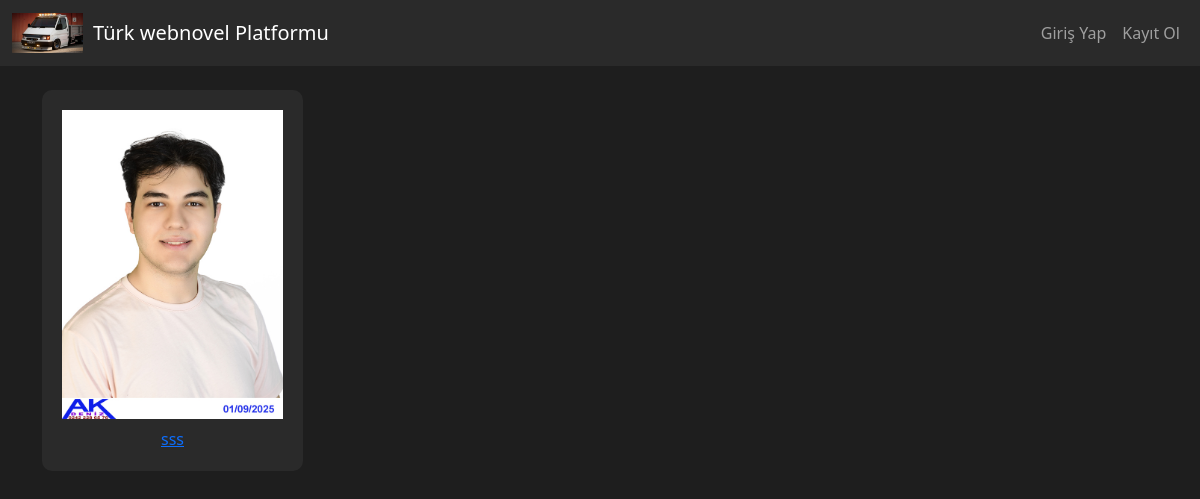
Before: / with the older database file.
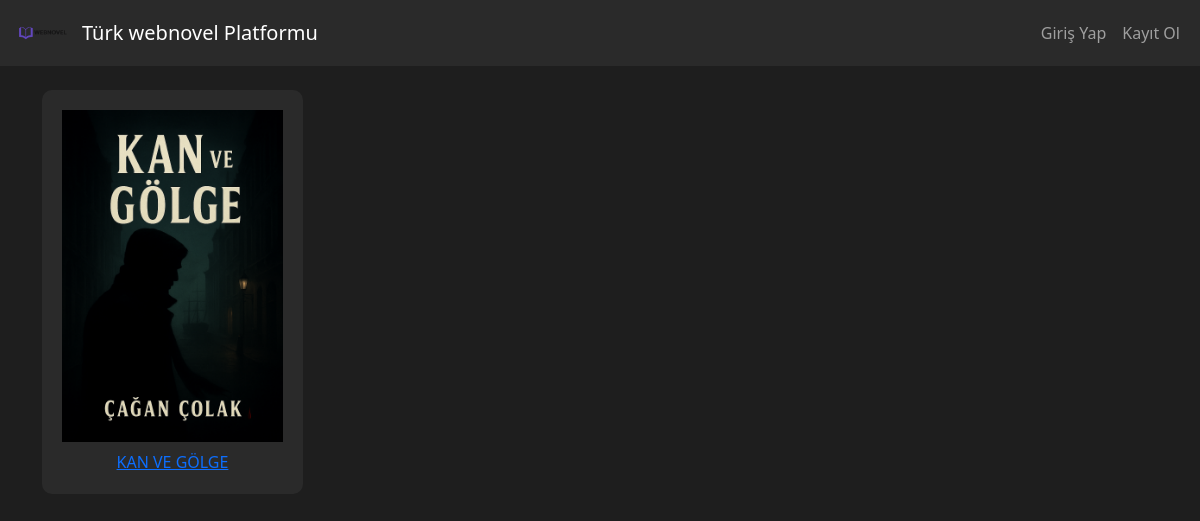
After: the same page with the newer database file.
### novel/models.py (models this page shows, shortened)
class SiteSetting(models.Model):
    site_name = models.CharField(max_length=100, default="Webnovel Platformu")
    logo = models.ImageField(upload_to="site/", blank=True, null=True)
    class Meta:
        verbose_name = "Site Ayarı"
        verbose_name_plural = "Site Ayarları"

class Novel(models.Model):
    title = models.CharField(max_length=200)
    cover = models.ImageField(upload_to="covers/")
    description = models.TextField()
    status = models.CharField(max_length=20, choices=[("Ongoing", "Ongoing"), ("Completed", "Completed")])
    rating = models.FloatField(default=0)
    categories = models.CharField(max_length=200, blank=True)

### novel/views.py (the view)
# urls.py: path("", nviews.index, name="index"),
def index(request):
    novels = Novel.objects.all()
    return render(request, "index.html", {"novels": novels})

### novel/context_processors.py (called while the page is built)
def site_settings(request):
    try:
        setting = SiteSetting.objects.first()
    except SiteSetting.DoesNotExist:
        setting = None
    return {"site_setting": setting}

### templates/index.html (shortened to what this page needs)
{% extends "base.html" %}
{% block content %}
<div class="row">
    {% for novel in novels %}
    <div class="col-md-3 col-sm-6">
        <div class="novel-card text-center">
            <a href="{% url 'novel_detail' novel.id %}">
                {% if novel.cover %}
                    <img src="{{ novel.cover.url }}" alt="{{ novel.title }}" class="img-fluid">
                {% else %}
                    <img src="https://via.placeholder.com/150x220?text=No+Cover" alt="Kapak Yok" class="img-fluid">
                {% endif %}
            </a>
            <div class="novel-title mt-2">
                <a href="{% url 'novel_detail' novel.id %}">{{ novel.title }}</a>
            </div>
        </div>
    </div>
    {% empty %}
        <p>Henüz roman eklenmedi.</p>
    {% endfor %}
</div>
{% endblock %}

### templates/base.html (shortened to what this page needs)
<!DOCTYPE html>
<html lang="tr">
<head>
    <link href="https://cdn.jsdelivr.net/npm/bootstrap@5.3.3/dist/css/bootstrap.min.css" rel="stylesheet">
</head>
<body>
<nav class="navbar navbar-expand-lg navbar-dark">
    <div class="container-fluid">
        <a class="navbar-brand d-flex align-items-center" href="/">
            {% if site_setting and site_setting.logo %}
                <img src="{{ site_setting.logo.url }}" alt="Logo">
            {% endif %}
            <span>{{ site_setting.site_name|default:"Webnovel Platformu" }}</span>
        </a>
        <div class="collapse navbar-collapse justify-content-end">
            <ul class="navbar-nav">
                {% if user.is_authenticated %}
                    <li class="nav-item">
                        <span class="nav-link">Merhaba, {{ user.username }}</span>
                    </li>
                    <li class="nav-item">
    <form action="{% url 'logout' %}" method="post" style="display:inline;">
        {% csrf_token %}
        <button type="submit" class="btn btn-link nav-link"">
            Çıkış Yap
        </button>
    </form>
</li>
                {% else %}
                    <li class="nav-item">
                        <a class="nav-link" href="{% url 'login' %}">Giriş Yap</a>
                    </li>
                    <li class="nav-item">
                        <a class="nav-link" href="{% url 'register' %}">Kayıt Ol</a>
                    </li>
                {% endif %}
            </ul>
        </div>
    </div>
</nav>
<div class="container mt-4">
    {% block content %}{% endblock %}
</div>
</body>
</html>

Changed rows visible on the page:
changed SiteSetting "Türk webnovel Platformu": logo: a different picture
changed Novel: cover: a different picture; title "sss" → "KAN VE GÖLGE"
